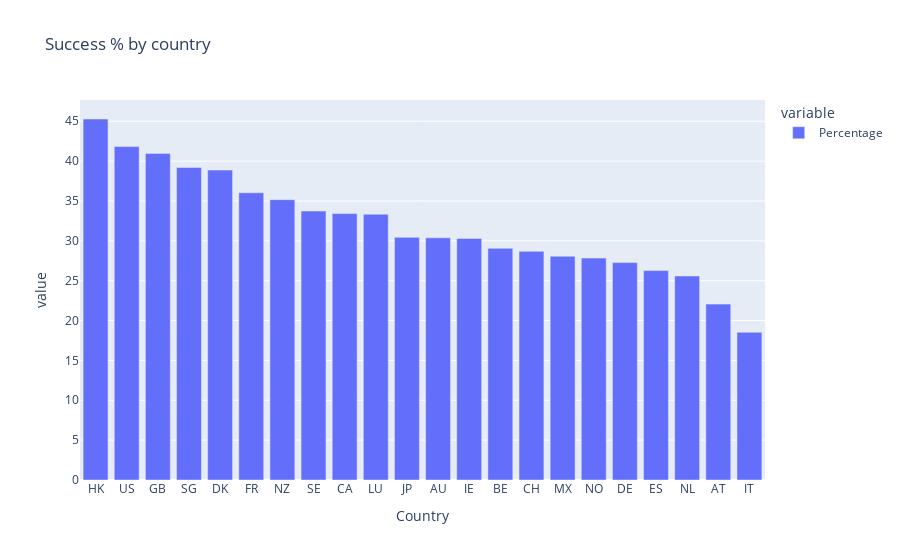

Source (notebook cell):
### Code cell
px.bar(s_percent_success.sort_values(ascending= False), title = 'Success % by country')

### Figure 1 — Plotly figure (JSON) as saved in the notebook; plotly's stock layout.template omitted (floating-point values rounded to 4 significant figures)
{"data": [{"alignmentgroup": "True", "hovertemplate": "variable=Percentage<br>Country=%{x}<br>value=%{y}<extra></extra>", "legendgroup": "Percentage", "marker": {"color": "#636efa"}, "name": "Percentage", "offsetgroup": "Percentage", "orientation": "v", "showlegend": true, "textposition": "auto", "type": "bar", "x": ["HK", "US", "GB", "SG", "DK", "FR", "NZ", "SE", "CA", "LU", "JP", "AU", "IE", "BE", "CH", "MX", "NO", "DE", "ES", "NL", "AT", "IT"], "xaxis": "x", "y": [45.28, 41.82, 40.97, 39.21, 38.88, 36.03, 35.16, 33.73, 33.42, 33.33, 30.43, 30.38, 30.31, 29.06, 28.68, 28.07, 27.84, 27.27, 26.27, 25.59, 22.06, 18.53], "yaxis": "y"}], "layout": {"barmode": "relative", "legend": {"title": {"text": "variable"}, "tracegroupgap": 0}, "title": {"text": "Success % by country"}, "xaxis": {"anchor": "y", "domain": [0, 1], "title": {"text": "Country"}}, "yaxis": {"anchor": "x", "domain": [0, 1], "title": {"text": "value"}}}}
